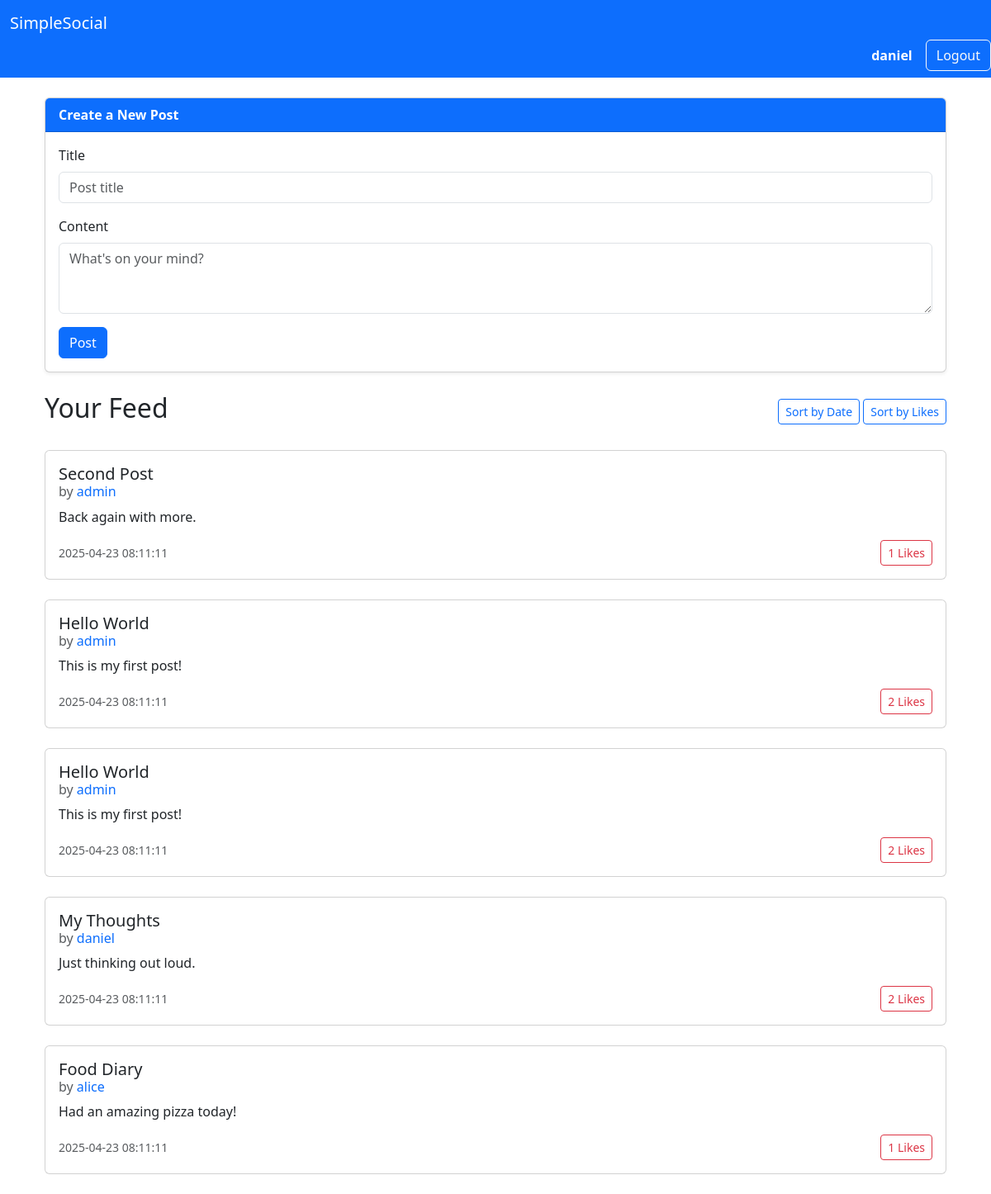
Page /feed (signed in) on the earlier database version.
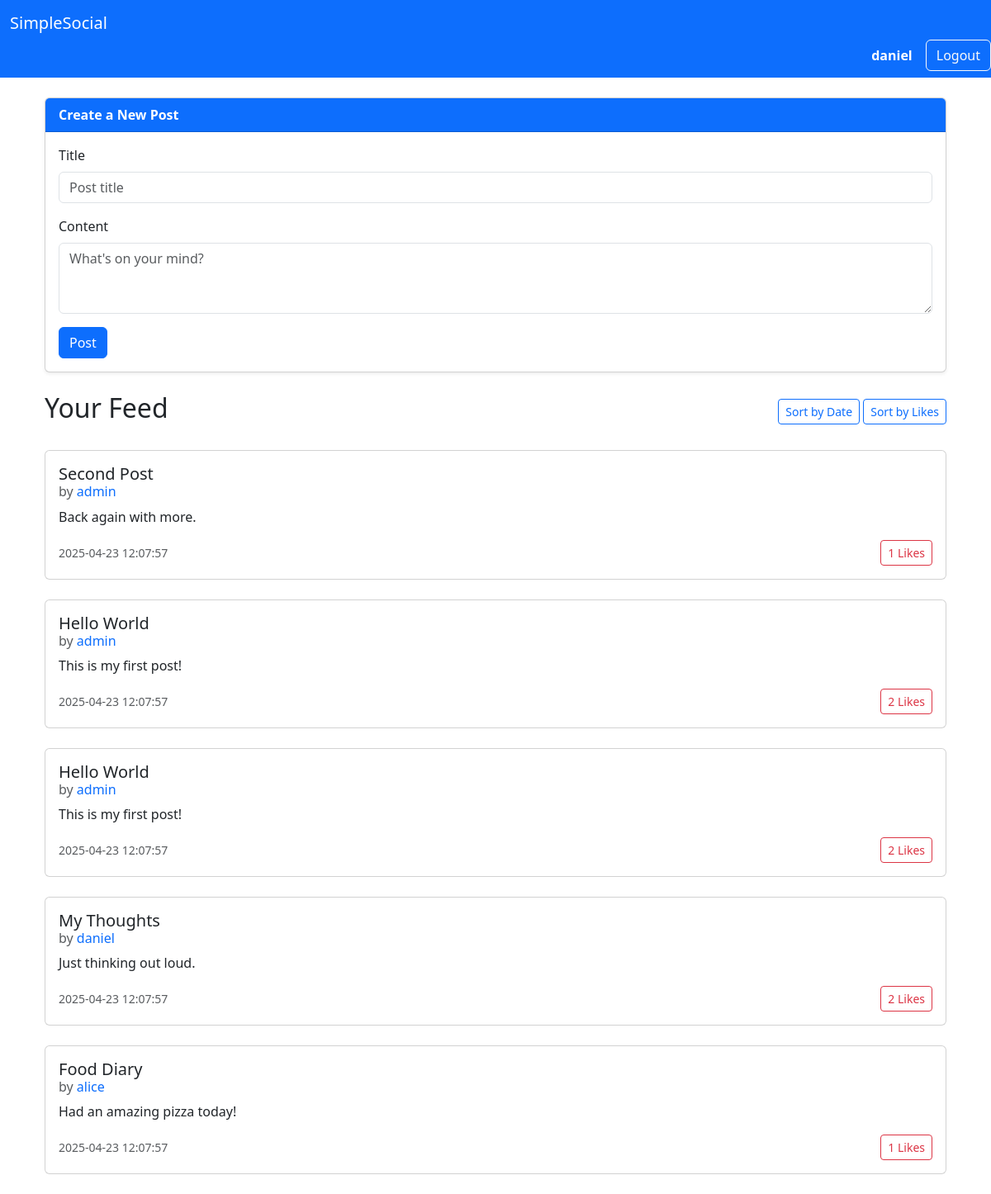
Same page on the later database version.
### tables this page shows
CREATE TABLE users (
    user_id INTEGER PRIMARY KEY,
    username VARCHAR(15) UNIQUE NOT NULL,
    password VARCHAR(255) NOT NULL,
    email VARCHAR(50) UNIQUE NOT NULL,
    role TEXT NOT NULL CHECK(role IN ('admin', 'user')),
    date TIMESTAMP DEFAULT CURRENT_TIMESTAMP
);

CREATE TABLE posts (
    post_id INTEGER PRIMARY KEY,
    user_id INTEGER NOT NULL,
    title TEXT NOT NULL,
    content TEXT NOT NULL,
    date TIMESTAMP DEFAULT CURRENT_TIMESTAMP,
    FOREIGN KEY (user_id) REFERENCES users (user_id)
);

CREATE TABLE comments (
    comment_id INTEGER PRIMARY KEY,
    post_id INTEGER NOT NULL,
    user_id INTEGER NOT NULL,
    content TEXT NOT NULL,
    date TIMESTAMP DEFAULT CURRENT_TIMESTAMP,
    FOREIGN KEY (post_id) REFERENCES posts (post_id),
    FOREIGN KEY (user_id) REFERENCES users (user_id)
);

### app.py (the view)
@app.route("/feed")
def feed():
    db = get_db()
    username = session.get("username")
    posts = select_posts(db, username)
    return render_template('feed.html', posts=posts)

### app.py (called while the page is built)
def get_db():
    if not hasattr(g, "_database"):
        print("Creating new database connection")
        g._database = create_connection(database)
    return g._database

@app.teardown_appcontext
def teardown_db(error):
    db = getattr(g, '_database', None)
    if db is not None:
        print("Closing database connection")
        db.close()

### setup_db.py (called while the page is built)
def create_connection(db_file):
    conn = None
    try:
        conn = sqlite3.connect(db_file)
        return conn
    except Error as e:
        print(f"Error: {e}")
    return conn

### templates/feed.html (shortened to what this page needs)
{% extends "base.html" %}
{% block content %}
<div class="container">
    <div class="card mb-4 shadow-sm">
        <div class="card-header bg-primary text-white">
            <strong>Create a New Post</strong>
        </div>
        <div class="card-body">
            <form method="POST" action="{{ url_for('create_post') }}">
                <div class="mb-3">
                    <label for="title" class="form-label">Title</label>
                    <input type="text" name="title" id="title" class="form-control" placeholder="Post title" required>
                </div>
                <div class="mb-3">
                    <label for="content" class="form-label">Content</label>
                    <textarea name="content" id="content" class="form-control" rows="3" placeholder="What's on your mind?" required></textarea>
                </div>
                <button type="submit" class="btn btn-primary">Post</button>
            </form>
        </div>
    </div>
    <div class="d-flex justify-content-between align-items-center mb-4">
        <h2>Your Feed</h2>
        <div>
            <form method="GET" class="d-inline">
                <button type="submit" class="btn btn-outline-primary btn-sm">Sort by Date</button>
            </form>
            <form method="GET" class="d-inline">
                <button type="submit" class="btn btn-outline-primary btn-sm">Sort by Likes</button>
            </form>
        </div>
    </div>
    {% for post in posts %}
    <div class="card mb-4">
        <div class="card-body">
            <h5 class="card-title mb-1"><a href="{{ url_for('post', post_id=post.post_id) }}" class="text-decoration-none text-dark">
                {{ post.title }}</a>
            </h5>
            <h6 class="card-subtitle text-muted mb-2">
                by
                <a href="{{ url_for('profile', username=post.post_author) }}" class="text-decoration-none">
                    {{ post.post_author }}
                </a>
            </h6>
            <p class="card-text">{{ post.content }}</p>
            <div class="d-flex justify-content-between align-items-center">
                <small class="text-muted">{{ post.post_date }}</small>
                <form method="POST" action="{{ url_for('like_post', post_id=post.post_id) }}">
                    <button type="submit" class="btn btn-sm btn-outline-danger">
                        {{ post.like_count }} Likes
                    </button>
                </form>
            </div>
        </div>
    </div>
    {% else %}
    <p class="text-muted">No posts.</p>
    {% endfor %}
</div>
{% endblock %}

### templates/base.html (shortened to what this page needs)
<!DOCTYPE html>
<html lang="en">
<head>
    <link href="https://cdn.jsdelivr.net/npm/bootstrap@5.3.3/dist/css/bootstrap.min.css" rel="stylesheet">
</head>
<body>
    <nav class="navbar navbar-dark bg-primary mb-4">
        <div class="container-fluid">
            <a class="navbar-brand" href="{{ url_for('index') }}">SimpleSocial</a>
        </div>
        {% if session.get('username') %}
            <div class="d-flex align-items-center ms-auto">
                <a href="{{ url_for('profile', username=session.get('username')) }}" class="me-3 text-white text-decoration-none fw-semibold">
                    {{ session.get('username') }}
                </a>
                <form method="POST" action="{{ url_for('logout') }}">
                    <button type="submit" class="btn btn-outline-light">Logout</button>
                </form>
            </div>
        {% endif %}
    </nav>
    <div class="container">
        {% block content %}
        {% endblock %}
    </div>
</body>
</html>

Differences in the rows shown:
changed posts "Second Post": post_date "2025-04-23 08:11:11" → "2025-04-23 12:07:57"
changed comments (number 1 of 4 on the later page): post_date "2025-04-23 08:11:11" → "2025-04-23 12:07:57"
changed comments id 2: post_date "2025-04-23 08:11:11" → "2025-04-23 12:07:57"
changed comments "My Thoughts": post_date "2025-04-23 08:11:11" → "2025-04-23 12:07:57"
changed comments "Food Diary": post_date "2025-04-23 08:11:11" → "2025-04-23 12:07:57"
